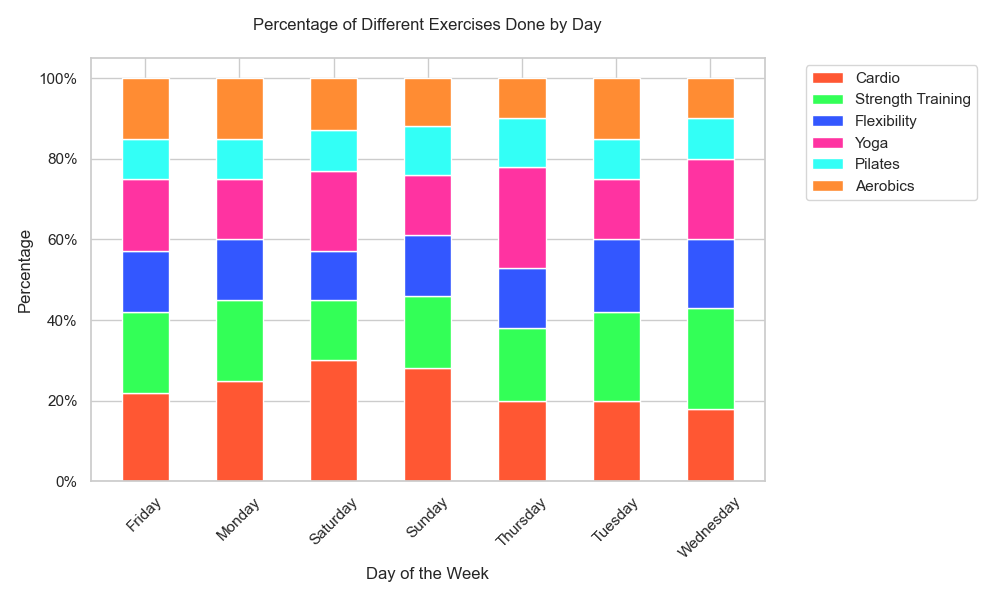

This chart was generated by the following Python code:

import seaborn as sns
import matplotlib.pyplot as plt
import pandas as pd

# Define the data
data = [
    {'Day': 'Monday', 'Cardio': 0.25, 'Strength Training': 0.20, 'Flexibility': 0.15, 'Yoga': 0.15, 'Pilates': 0.10, 'Aerobics': 0.15},
    {'Day': 'Tuesday', 'Cardio': 0.20, 'Strength Training': 0.22, 'Flexibility': 0.18, 'Yoga': 0.15, 'Pilates': 0.10, 'Aerobics': 0.15},
    {'Day': 'Wednesday', 'Cardio': 0.18, 'Strength Training': 0.25, 'Flexibility': 0.17, 'Yoga': 0.20, 'Pilates': 0.10, 'Aerobics': 0.10},
    {'Day': 'Thursday', 'Cardio': 0.20, 'Strength Training': 0.18, 'Flexibility': 0.15, 'Yoga': 0.25, 'Pilates': 0.12, 'Aerobics': 0.10},
    {'Day': 'Friday', 'Cardio': 0.22, 'Strength Training': 0.20, 'Flexibility': 0.15, 'Yoga': 0.18, 'Pilates': 0.10, 'Aerobics': 0.15},
    {'Day': 'Saturday', 'Cardio': 0.30, 'Strength Training': 0.15, 'Flexibility': 0.12, 'Yoga': 0.20, 'Pilates': 0.10, 'Aerobics': 0.13},
    {'Day': 'Sunday', 'Cardio': 0.28, 'Strength Training': 0.18, 'Flexibility': 0.15, 'Yoga': 0.15, 'Pilates': 0.12, 'Aerobics': 0.12}
]

# Transform data into a pandas DataFrame
df = pd.DataFrame(data)

# Prepare data for 100% stacked bar chart
df.set_index('Day', inplace=True)
df.sort_index(inplace=True)

# Calculate cumulative sum for stacking
cumsum_df = df.cumsum(axis=1)

# Start plotting
fig, ax = plt.subplots(figsize=(10, 6))

# Plotting each layer of the stacked bar
colors = ['#FF5733', '#33FF57', '#3357FF', '#FF33A1', '#33FFF6', '#FF8C33']
width = 0.5  # Change the width of the bars
for i, col in enumerate(df.columns):
    ax.bar(df.index, df[col], bottom=cumsum_df[col] - df[col], color=colors[i], edgecolor='white', width=width)

# Customizing the plot
plt.xticks(rotation=45)
plt.yticks(ticks=[0, 0.2, 0.4, 0.6, 0.8, 1], labels=['0%', '20%', '40%', '60%', '80%', '100%'])
plt.xlabel('Day of the Week')
plt.ylabel('Percentage')
plt.title('Percentage of Different Exercises Done by Day', pad=20)
plt.legend(df.columns, bbox_to_anchor=(1.05, 1), loc='upper left')
plt.tight_layout()

# Show the plot
plt.show()
